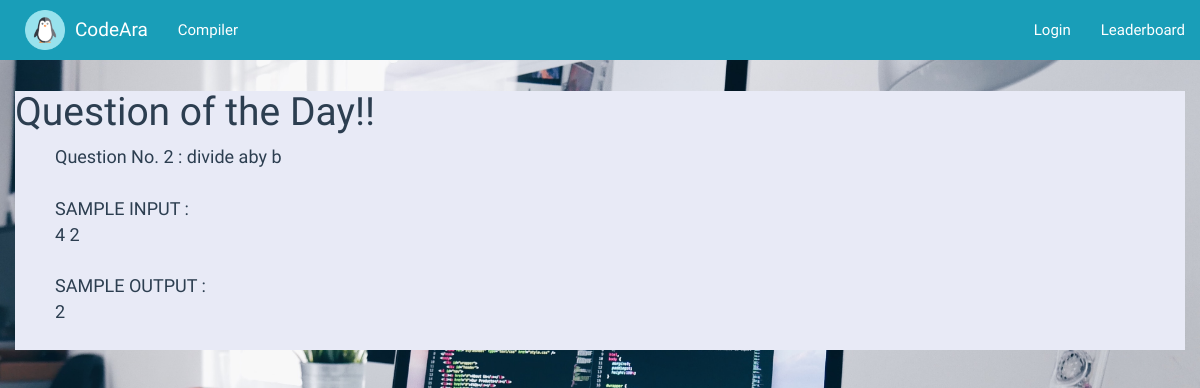
Before: / with the older database file.
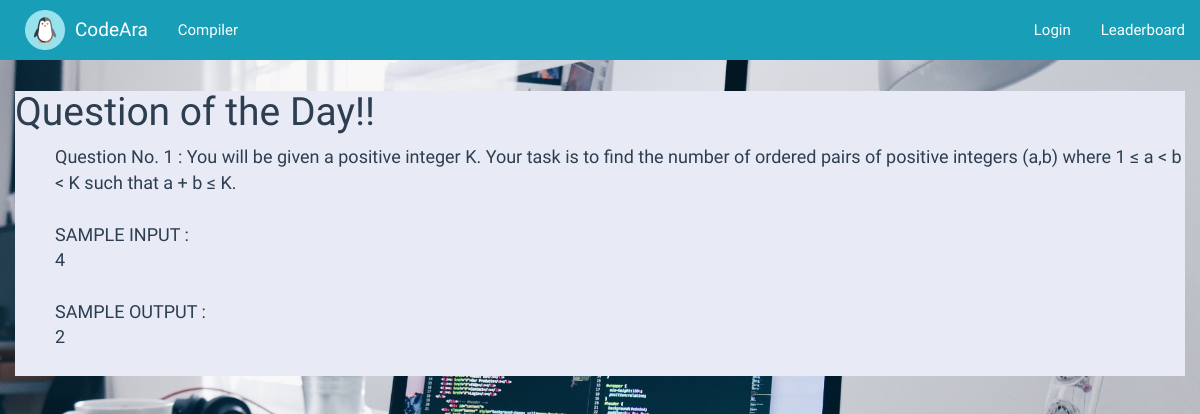
After: the same page with the newer database file.
### compiler/models.py (models this page shows, shortened)
class Question(models.Model):
    qno = models.IntegerField(default=0)
    text = models.CharField(max_length=45000)
    testcaseno = models.IntegerField(default=0)
    samplein = models.CharField(max_length=45000,default='')
    sampleout = models.CharField(max_length=45000,default='')
    tc1 = models.CharField(max_length=1000)
    tc2 = models.CharField(max_length=1000)
    tc3 = models.CharField(max_length=1000)
    tc1_sol = models.CharField(max_length=1000)
    tc2_sol = models.CharField(max_length=1000)
    tc3_sol = models.CharField(max_length=1000)

### user/views.py (the view)
# urls.py: path('', views.home, name = 'home'),
def home(request):
    ques = Question.objects.order_by('?').first()
    question = {"q_num":ques}
    return render(request,"home.html", question)

### user/templates/home.html
{% extends 'base.html' %}
{% block content %}
<head>
    {% load static %}
  <link href="{% static 'compiler/css/theme.css' %}" rel="stylesheet" type="text/css"/>
</head>
 <div class="w3-container w3-teal" id="q_id">
  <h1> Question of the Day!!</h1>
    <ol>
      Question No. {{q_num.qno}} :
      {{q_num.text}}<br><br>
      SAMPLE INPUT : <br>
      {{q_num.samplein}}<br><br>
      SAMPLE OUTPUT : <br>
      {{q_num.sampleout}} <br><br>
    </ol>
</div>
{% endblock content %}

Changed rows visible on the page:
changed Question: qno "2" → "1"; text "divide aby b" → "You will be given a positive integer K. Your task is to find the number of ordered pairs of positive integers (a,b) where 1 ≤ a < b < K such that a + b ≤ K."; samplein "4 2" → "4"
